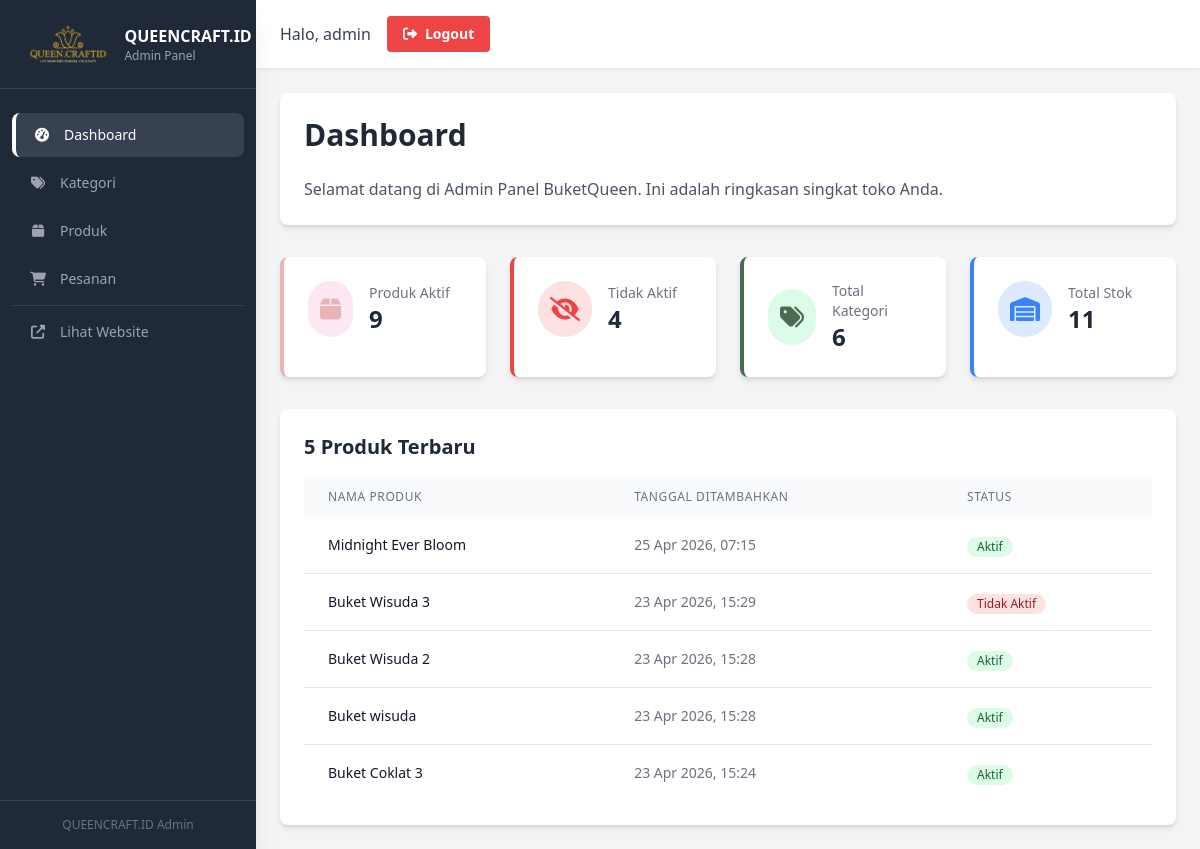
/admin/index.php (signed in), run on the app's committed database.
### tables this page shows
CREATE TABLE `products` (
  `id` int(11) NOT NULL,
  `category_id` int(11) NOT NULL,
  `name` varchar(255) NOT NULL,
  `slug` varchar(255) NOT NULL,
  `description` text NOT NULL,
  `price` decimal(10,2) NOT NULL,
  `image_url` varchar(255) NOT NULL,
  `stock` int(11) NOT NULL DEFAULT 0,
  `is_featured` tinyint(1) NOT NULL DEFAULT 0,
  `status` enum('active','inactive','out_of_stock') NOT NULL DEFAULT 'active',
  `has_tiered_pricing` tinyint(1) NOT NULL DEFAULT 0,
  `sheet_1_min` int(11) DEFAULT NULL,
  `sheet_1_max` int(11) DEFAULT NULL,
  `price_1` decimal(10,2) DEFAULT NULL,
  `sheet_2_min` int(11) DEFAULT NULL,
  `sheet_2_max` int(11) DEFAULT NULL,
  `price_2` decimal(10,2) DEFAULT NULL,
  `sheet_3_min` int(11) DEFAULT NULL,
  `sheet_3_max` int(11) DEFAULT NULL,
  `price_3` decimal(10,2) DEFAULT NULL,
  `sheet_4_min` int(11) DEFAULT NULL,
  `sheet_4_max` int(11) DEFAULT NULL,
  `price_4` decimal(10,2) DEFAULT NULL,
  `sheet_5_min` int(11) DEFAULT NULL,
  `sheet_5_max` int(11) DEFAULT NULL,
  `price_5` decimal(10,2) DEFAULT NULL,
  `sheet_6_min` int(11) DEFAULT NULL,
  `sheet_6_max` int(11) DEFAULT NULL,
  `price_6` decimal(10,2) DEFAULT NULL,
  `created_at` timestamp NOT NULL DEFAULT current_timestamp()
);

### admin/index.php (the view, shortened to what this page needs)
<?php
require_once '../includes/db.php';
require_once 'includes/admin-header.php';
 $stmt = $pdo->query("SELECT COUNT(*) FROM products WHERE status = 'active'");
 $total_active_products = $stmt->fetchColumn();
 $stmt = $pdo->query("SELECT COUNT(*) FROM products WHERE status != 'active'");
 $total_inactive_products = $stmt->fetchColumn();
 $stmt = $pdo->query("SELECT COUNT(*) FROM categories");
 $total_categories = $stmt->fetchColumn();
 $stmt = $pdo->query("SELECT SUM(stock) FROM products WHERE status = 'active'");
 $total_stock = $stmt->fetchColumn();
 $stmt = $pdo->query("SELECT name, created_at, status FROM products ORDER BY created_at DESC LIMIT 5");
 $latest_products = $stmt->fetchAll(PDO::FETCH_ASSOC);
?>
<div class="bg-white p-6 rounded-lg shadow-md">
    <h1 class="text-3xl font-bold text-gray-800 mb-6">Dashboard</h1>
    <p class="text-gray-600">Selamat datang di Admin Panel BuketQueen. Ini adalah ringkasan singkat toko Anda.</p>
</div>
<div class="grid grid-cols-1 md:grid-cols-2 lg:grid-cols-4 gap-6 mt-8">
    <div class="bg-white p-6 rounded-lg shadow-md border-l-4 border-primary">
        <div class="flex items-center">
            <div class="p-3 rounded-full bg-pink-100 text-primary">
                <i class="fas fa-box text-2xl"></i>
            </div>
            <div class="ml-4">
                <p class="text-gray-500 text-sm">Produk Aktif</p>
                <p class="text-2xl font-bold text-gray-800"><?php echo $total_active_products; ?></p>
            </div>
        </div>
    </div>
    <div class="bg-white p-6 rounded-lg shadow-md border-l-4 border-red-500">
        <div class="flex items-center">
            <div class="p-3 rounded-full bg-red-100 text-red-500">
                <i class="fas fa-eye-slash text-2xl"></i>
            </div>
            <div class="ml-4">
                <p class="text-gray-500 text-sm">Tidak Aktif</p>
                <p class="text-2xl font-bold text-gray-800"><?php echo $total_inactive_products; ?></p>
            </div>
        </div>
    </div>
    <div class="bg-white p-6 rounded-lg shadow-md border-l-4 border-secondary">
        <div class="flex items-center">
            <div class="p-3 rounded-full bg-green-100 text-secondary">
                <i class="fas fa-tags text-2xl"></i>
            </div>
            <div class="ml-4">
                <p class="text-gray-500 text-sm">Total Kategori</p>
                <p class="text-2xl font-bold text-gray-800"><?php echo $total_categories; ?></p>
            </div>
        </div>
    </div>
    <div class="bg-white p-6 rounded-lg shadow-md border-l-4 border-blue-500">
        <div class="flex items-center">
            <div class="p-3 rounded-full bg-blue-100 text-blue-500">
                <i class="fas fa-warehouse text-2xl"></i>
            </div>
            <div class="ml-4">
                <p class="text-gray-500 text-sm">Total Stok</p>
                <p class="text-2xl font-bold text-gray-800"><?php echo $total_stock; ?></p>
            </div>
        </div>
    </div>
</div>
<div class="bg-white p-6 rounded-lg shadow-md mt-8">
    <h2 class="text-xl font-bold text-gray-800 mb-4">5 Produk Terbaru</h2>
    <div class="overflow-x-auto">
        <table class="min-w-full">
            <thead class="bg-gray-50">
                <tr>
                    <th class="px-6 py-3 text-left text-xs font-medium text-gray-500 uppercase tracking-wider">Nama Produk</th>
                    <th class="px-6 py-3 text-left text-xs font-medium text-gray-500 uppercase tracking-wider">Tanggal Ditambahkan</th>
                    <th class="px-6 py-3 text-left text-xs font-medium text-gray-500 uppercase tracking-wider">Status</th>
                </tr>
            </thead>
            <tbody class="bg-white divide-y divide-gray-200">
                <?php if (empty($latest_products)): ?>
                    <tr>
                        <td colspan="3" class="px-6 py-4 text-center text-gray-500">Belum ada produk.</td>
                    </tr>
                <?php else: ?>
                    <?php foreach ($latest_products as $product): ?>
                    <tr>
                        <td class="px-6 py-4 whitespace-nowrap text-sm font-medium text-gray-900"><?php echo htmlspecialchars($product['name']); ?></td>
                        <td class="px-6 py-4 whitespace-nowrap text-sm text-gray-500"><?php echo date('d M Y, H:i', strtotime($product['created_at'])); ?></td>
                        <td class="px-6 py-4 whitespace-nowrap">
                            <?php if ($product['status'] === 'active'): ?>
                                <span class="inline-flex items-center px-2.5 py-0.5 rounded-full text-xs font-medium bg-green-100 text-green-800">Aktif</span>
                            <?php else: ?>
                                <span class="inline-flex items-center px-2.5 py-0.5 rounded-full text-xs font-medium bg-red-100 text-red-800">Tidak Aktif</span>
                            <?php endif; ?>
                        </td>
                    </tr>
                    <?php endforeach; ?>
                <?php endif; ?>
            </tbody>
        </table>
    </div>
</div>
<?php require_once 'includes/admin-footer.php'; ?>

### data on the page
products: name "Midnight Ever Bloom", created_at "25 Apr 2026, 07:15", status "Aktif"
products: name "Buket Wisuda 3", created_at "23 Apr 2026, 15:29", status "Tidak Aktif"
products: name "Buket Wisuda 2", created_at "23 Apr 2026, 15:28", status "Aktif"
products: name "Buket wisuda", created_at "23 Apr 2026, 15:28", status "Aktif"
products: name "Buket Coklat 3", created_at "23 Apr 2026, 15:24", status "Aktif"

### other printed values
$_SESSION['admin_username'] "admin"
$total_active_products "9"
$total_inactive_products "4"
$total_categories "6"
$total_stock "11"
